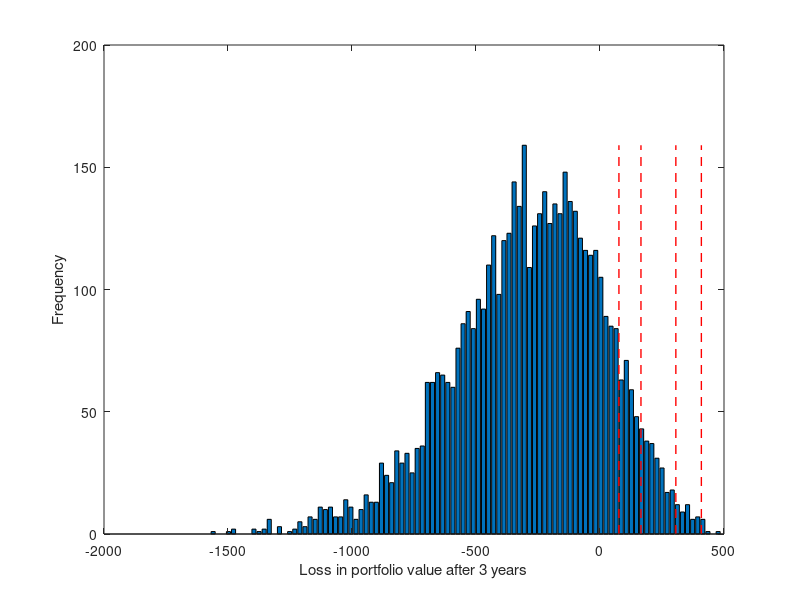

Write the MATLAB code that produced this figure.
clc;
clear all;
format long

% Initial capital
v0 = 1000;

% Number of scenarios
N = 5000;

% Generate Normal random variables
% normrnd(mean, stdev, numRows, numColumns)
r_speriod3 = normrnd(0.0879, 0.1465, N, 3);

% Distribution of value at the end of year 3
v3 = v0 * prod(1 + r_speriod3, 2);
% Distribution of return over 3 years
r3 = prod(1 + r_speriod3, 2) - 1;

% Losses (value and return)
loss_v3 = sort(-(v3-v0));
loss_r3 = sort(-r3);

% Quantile levels (90%, 95%, 99%, 99.9%)
alphas = [0.90 0.95 0.99 0.999];

% Compute VaR and CVaR
fprintf('Loss in value after 3 years:\n')
for(q=1:length(alphas))
    alf = alphas(q);
    VaRv(q) = loss_v3(ceil(N*alf));
    VaRr(q) = loss_r3(ceil(N*alf));
    CVaRv(q)  = (1/(N*(1-alf))) * ( (ceil(N*alf)-N*alf) * VaRv(q) + sum(loss_v3(ceil(N*alf)+1:N)) );
    CVaRr(q)  = (1/(N*(1-alf))) * ( (ceil(N*alf)-N*alf) * VaRr(q) + sum(loss_r3(ceil(N*alf)+1:N)) );
    fprintf('VaR %4.1f%% = $%6.2f, CVaR %4.1f%% = $%6.2f\n', 100*alf, VaRv(q), 100*alf, CVaRv(q))
end
fprintf('\nLoss return over 3 years:\n')
for(q=1:length(alphas))
    fprintf('VaR %4.1f%% = %6.2f%%, CVaR %4.1f%% = %6.2f%%\n', 100*alphas(q), 100*VaRr(q), 100*alphas(q), 100*CVaRr(q))
end

% Plot a histogram of the distribution of losses in value after 3 years
figure(1)
set(gcf, 'color', 'white');
[frequencyCounts, binLocations] = hist(loss_v3, 100);
bar(binLocations, frequencyCounts);
hold on;
for(q=1:length(alphas))
    line([VaRv(q) VaRv(q)], [0 max(frequencyCounts)], 'Color', 'r', 'LineWidth', 1, 'LineStyle', '--')
    hold on;
end
hold off;
xlabel('Loss in portfolio value after 3 years')
ylabel('Frequency')